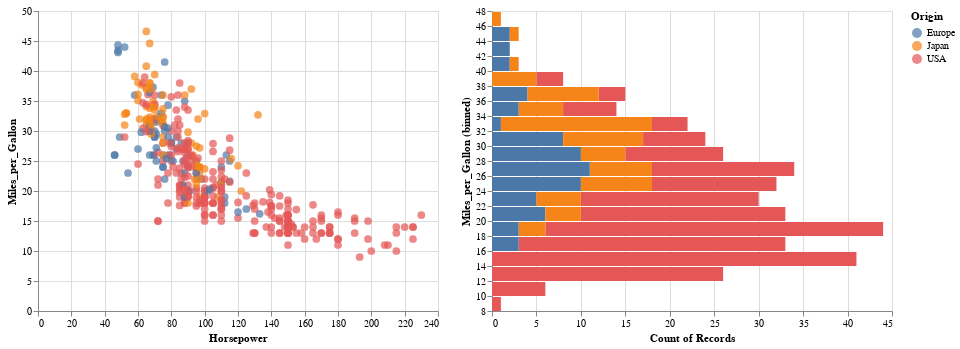

The code cell stored with this chart in its notebook:
### Markdown cell above
They have also overloaded other symbols so that charts can be shown in relative positions:

### Code cell
points = (
    alt.Chart(cars)
    .mark_circle(size=60)
    .encode(x="Horsepower", y="Miles_per_Gallon", color="Origin", tooltip=["Name"])
)

hist = (
    alt.Chart(cars)
    .mark_bar()
    .encode(
        x="count()",
        y=alt.Y("Miles_per_Gallon:Q", bin=alt.Bin(maxbins=30)),
        color="Origin:N",
    )
)

points | hist

### Figure 1 — Vega-Lite specification as saved in the notebook (floating-point values rounded to 4 significant figures; data arrays with more than 128 entries replaced by an {"elided": "..."} marker saying what was removed)
{"config": {"view": {"continuousWidth": 400, "continuousHeight": 300}}, "hconcat": [{"mark": {"type": "circle", "size": 60}, "encoding": {"color": {"type": "nominal", "field": "Origin"}, "tooltip": [{"type": "nominal", "field": "Name"}], "x": {"type": "quantitative", "field": "Horsepower"}, "y": {"type": "quantitative", "field": "Miles_per_Gallon"}}}, {"mark": "bar", "encoding": {"color": {"type": "nominal", "field": "Origin"}, "x": {"type": "quantitative", "aggregate": "count"}, "y": {"type": "quantitative", "bin": {"maxbins": 30}, "field": "Miles_per_Gallon"}}}], "data": {"name": "data-f02450ab61490a1363517a0190416235"}, "$schema": "https://vega.github.io/schema/vega-lite/v4.8.1.json", "datasets": {"data-f02450ab61490a1363517a0190416235": {"elided": "406 records"}}}
